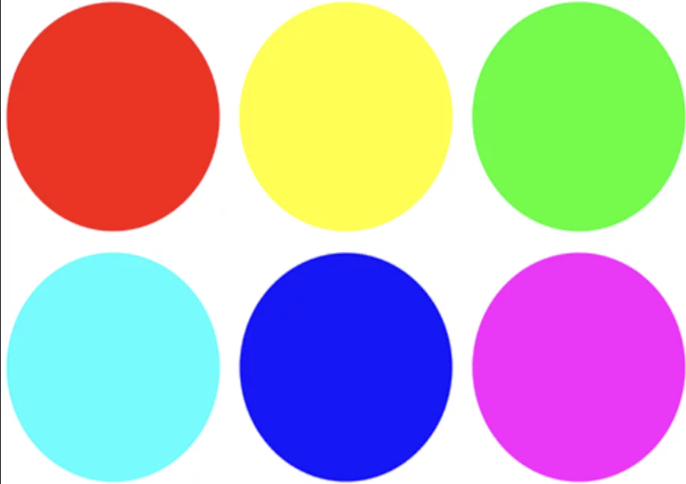
#> input picture color-detection-app/sample_image.jpg, 686 x 484 px
$ python color_detection.py
#> lines starting #> are read from the running program, lines starting #| are printed output that depends on the picture
import cv2
import pandas as pd

# Load colors CSV
csv_path = 'colors.csv'
colors = pd.read_csv(csv_path)
#> (reads color-detection-app/colors.csv from the repository)

# Function to get color name
def get_color_name(R, G, B):
    minimum = 10000
    cname = ""
    for i in range(len(colors)):
        d = abs(R - int(colors.loc[i, "R"])) + abs(G - int(colors.loc[i, "G"])) + abs(B - int(colors.loc[i, "B"]))
        if d <= minimum:
            minimum = d
            cname = colors.loc[i, "color_name"]
    return cname

# Mouse click event
clicked = False
r = g = b = xpos = ypos = 0

def draw_function(event, x, y, flags, param):
    global b, g, r, xpos, ypos, clicked
    if event == cv2.EVENT_LBUTTONDOWN:
        clicked = True
        xpos = x
        ypos = y
        b, g, r = img[y, x]
        b, g, r = int(b), int(g), int(r)

# Load image
img = cv2.imread('sample_image.jpg')
#> img is the input picture: shape (484, 686, 3); mean B, G, R 186.8, 180.5, 191.3
img = cv2.resize(img, (800, 600))
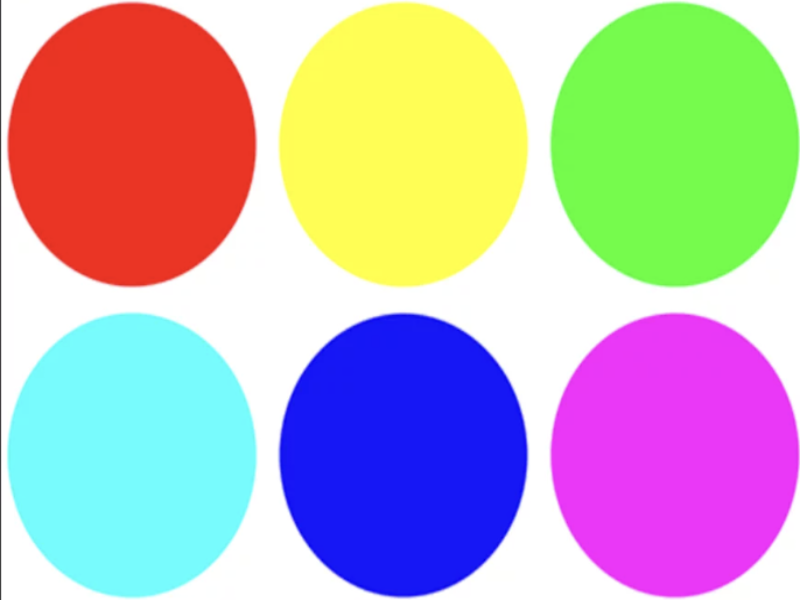
#> img: shape (600, 800, 3); mean B, G, R 186.8, 180.5, 191.3
cv2.namedWindow('Image')
cv2.setMouseCallback('Image', draw_function)

while True:
    cv2.imshow("Image", img)
    if clicked:
        # Create color rectangle
        cv2.rectangle(img, (20, 20), (750, 60), (b, g, r), -1)
        text = f"{get_color_name(r, g, b)}  (R={r}, G={g}, B={b})"
        # Set text color (white/black based on brightness)
        text_color = (255, 255, 255) if r+g+b < 400 else (0, 0, 0)
        cv2.putText(img, text, (50, 50), 2, 0.8, text_color, 2, cv2.LINE_AA)
        clicked = False

    if cv2.waitKey(20) & 0xFF == 27:  # press ESC to exit
#> (key Esc is pressed here)
        break

cv2.destroyAllWindows()
